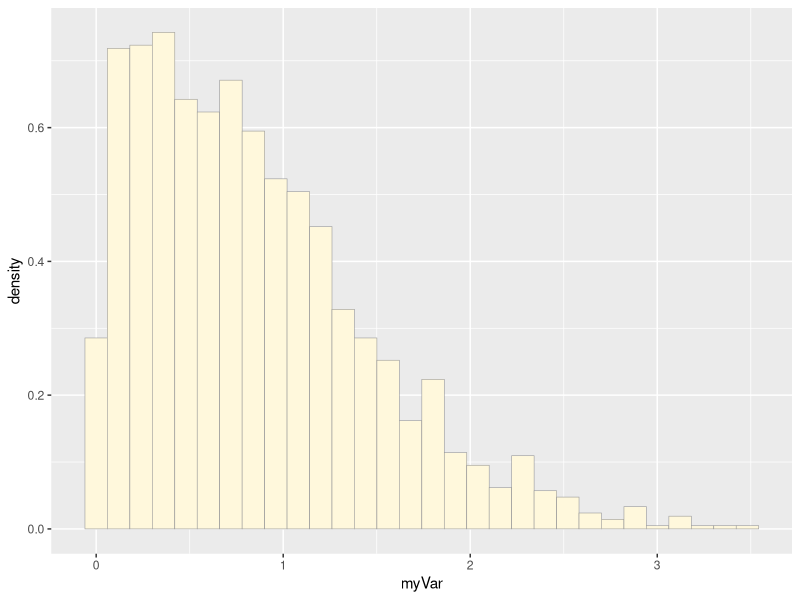
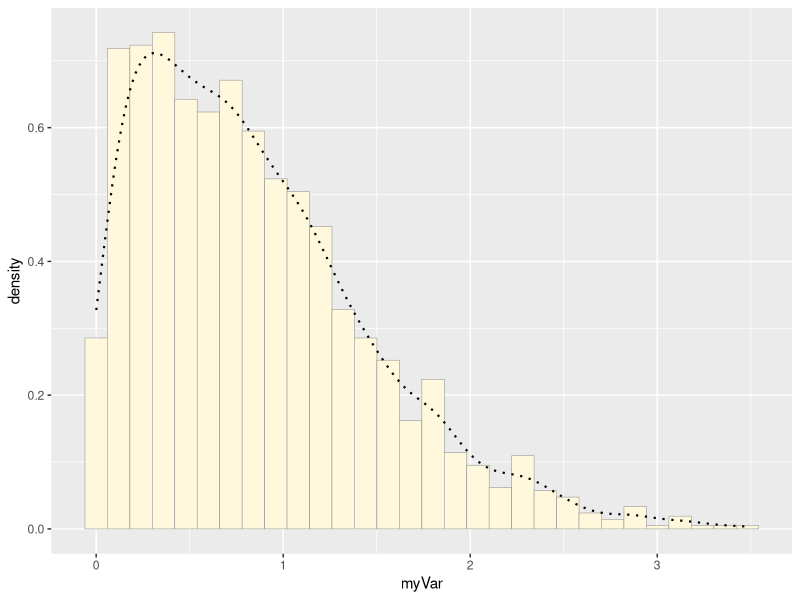

R code for these plots, in order: (Note: this script raises an error after producing the figures.)
## ---- chunk 1
library(ggplot2) # for graphics
library(MASS) # for maximum likelihood estimation

# quick and dirty, a truncated normal distribution to work on the solution set

y <- rnorm(n=3000,mean=0.2)
y <- data.frame(1:3000,y)
names(y) <- list("ID","myVar")
y <- y[y$myVar>0,]
str(y)
summary(y$myVar)

#plotting histogram of data
p1test <- ggplot(data=y, aes(x=myVar, y=..density..)) +
  geom_histogram(color="grey60",fill="cornsilk",size=0.2) 
print(p1test)

#adding empirical density curve
p1test <-  p1test +  geom_density(linetype="dotted",size=0.75)
print(p1test)

#getting maximum likelihood parameters for normal
normPars <- fitdistr(z$myVar,"normal")
print(normPars)
str(normPars)
normPars$estimate["mean"] # note structure of getting a named attribute

#plotting normal probability density
meanML <- normPars$estimate["mean"]
sdML <- normPars$estimate["sd"]

xval <- seq(0,max(z$myVar),len=length(z$myVar))

 stat <- stat_function(aes(x = xval, y = ..y..), fun = dnorm, colour="red", n = length(z$myVar), args = list(mean = meanML, sd = sdML))
 p1 + stat
 
#plotting exponential probability density
expoPars <- fitdistr(z$myVar,"exponential")
rateML <- expoPars$estimate["rate"]

stat2 <- stat_function(aes(x = xval, y = ..y..), fun = dexp, colour="blue", n = length(z$myVar), args = list(rate=rateML))
 p1 + stat + stat2 
 
#plotting uniform probability density
stat3 <- stat_function(aes(x = xval, y = ..y..), fun = dunif, colour="darkgreen", n = length(z$myVar), args = list(min=min(z$myVar), max=max(z$myVar)))
 p1 + stat + stat2 + stat3
 
#plotting gamma probability density
gammaPars <- fitdistr(z$myVar,"gamma")
shapeML <- gammaPars$estimate["shape"]
rateML <- gammaPars$estimate["rate"]

stat4 <- stat_function(aes(x = xval, y = ..y..), fun = dgamma, colour="brown", n = length(z$myVar), args = list(shape=shapeML, rate=rateML))
 p1 + stat + stat2 + stat3 + stat4
 
#plotting beta probability density
pSpecial <- ggplot(data=z, aes(x=myVar/(max(myVar + 0.1)), y=..density..)) +
  geom_histogram(color="grey60",fill="cornsilk",size=0.2) + 
  xlim(c(0,1)) +
  geom_density(size=0.75,linetype="dotted")

betaPars <- fitdistr(x=z$myVar/max(z$myVar + 0.1),start=list(shape1=1,shape2=2),"beta")
shape1ML <- betaPars$estimate["shape1"]
shape2ML <- betaPars$estimate["shape2"]

statSpecial <- stat_function(aes(x = xval, y = ..y..), fun = dbeta, colour="orchid", n = length(z$myVar), args = list(shape1=shape1ML,shape2=shape2ML))
pSpecial + statSpecial
 
## ---- chunk 2
z <- read.csv("Supplemental_Data_2.csv",header=TRUE,sep=",")
str(z)
summary(z)

p1 <- ggplot(data = z, aes(x = Mean.height..cm.)) +
geom_histogram(aes(fill = Mean...prickles), color = "grey60", bins = 30) +
scale_fill_gradient(low = "cornsilk", high = "cornflowerblue") + # Gradient fill color
labs(x = "Mean Height (cm)", y = "Frequency") 
print(p1)

#plotting histogram of data
p1 <- ggplot(data = z, aes(x = Mean.height..cm.)) +
geom_histogram(color="grey60",fill="cornsilk",size=0.2) 
print(p1)

#adding empirical density curve
p1 <-  p1 +  geom_density(linetype="dotted",size=0.75)
print(p1)

#getting maximum likelihood parameters for normal
normPars <- fitdistr(z$Mean.height..cm.,"normal")
print(normPars)
str(normPars)
normPars$estimate["mean"] # note structure of getting a named attribute

#plotting normal probability density
meanML <- normPars$estimate["mean"]
sdML <- normPars$estimate["sd"]

xval <- seq(0,max(z$Mean.height..cm.),len=length(z$Mean.height..cm.))

stat <- stat_function(aes(x = xval, y = Mean.height..cm.), fun = dnorm, colour="red", n = length(z$Mean.height..cm.), args = list(mean = meanML, sd = sdML))
p1 + stat
 
#plotting exponential probability density
expoPars <- fitdistr(z$Mean.height..cm.,"exponential")
rateML <- expoPars$estimate["rate"]

stat2 <- stat_function(aes(x = xval, y = Mean.height..cm.), fun = dexp, colour="blue", n = length(z$Mean.height..cm.), args = list(rate=rateML))
p1 + stat + stat2 
 
#plotting uniform probability density
stat3 <- stat_function(aes(x = xval, y = Mean.height..cm.), fun = dunif, colour="darkgreen", n = length(z$Mean.height..cm.), args = list(min=min(z$Mean.height..cm.), max=max(z$Mean.height..cm.)))
p1 + stat + stat2 + stat3
 
#plotting gamma probability density
gammaPars <- fitdistr(z$Mean.height..cm.,"gamma")
shapeML <- gammaPars$estimate["shape"]
rateML <- gammaPars$estimate["rate"]

stat4 <- stat_function(aes(x = xval, y = Mean.height..cm.), fun = dgamma, colour="purple", n = length(z$Mean.height..cm.), args = list(shape=shapeML, rate=rateML))
p1 + stat + stat2 + stat3 + stat4 

#plotting beta probability density
pSpecial <- ggplot(data=z, aes(x=Mean.height..cm./(max(Mean.height..cm. + 0.1)), y=Mean.height..cm.)) +
geom_histogram(color="grey60",fill="cornsilk",size=0.2) + 
xlim(c(0,1)) +
geom_density(size=0.75,linetype="dotted")

betaPars <- fitdistr(x=z$Mean.height..cm./max(z$Mean.height..cm. + 0.1),start=list(shape1=1,shape2=2),"beta")
shape1ML <- betaPars$estimate["shape1"]
shape2ML <- betaPars$estimate["shape2"]

statSpecial <- stat_function(aes(x = xval, y = Mean.height..cm.), fun = dbeta, colour="orchid", n = length(z$Mean.height..cm.), args = list(shape1=shape1ML,shape2=shape2ML))
#pSpecial + statSpecial
 
## ---- chunk 3
y <- rnorm(n=15,mean=26.4,sd=4.05)
y <- data.frame(1:15,y)
names(y) <- list("ID","myVar")
y <- y[y$myVar>0,]
str(y)
summary(y$myVar)

#plotting histogram of data
p1normal <- ggplot(data=y, aes(x=myVar, y=..density..)) +
  geom_histogram(color="grey60",fill="cornsilk",size=0.2) 
print(p1normal)

#adding empirical density curve
p1normal <-  p1normal +  geom_density(linetype="dotted",size=0.75)
print(p1normal)

#getting maximum likelihood parameters for normal
normPars <- fitdistr(y$myVar,"normal")
print(normPars)
str(normPars)
normPars$estimate["mean"] # note structure of getting a named attribute

#plotting normal probability density
meanML <- normPars$estimate["mean"]
sdML <- normPars$estimate["sd"]

xval <- seq(0,max(y$myVar),len=length(y$myVar))

 stat <- stat_function(aes(x = xval, y = ..y..), fun = dnorm, colour="red", n = length(y$myVar), args = list(mean = meanML, sd = sdML))
 p1 + stat
 
